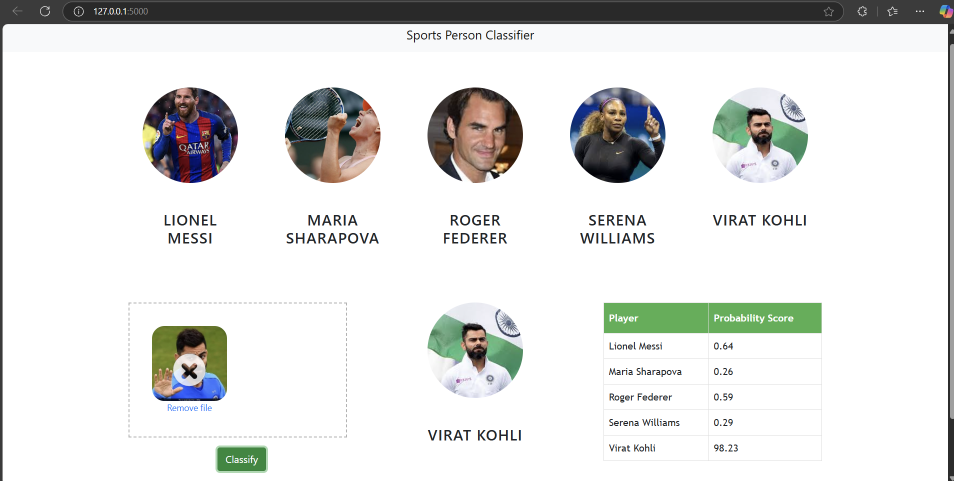
#> input picture Final Result 1.png, 1908 x 962 px, given in place of sharapova1.jpg, which was not available (shown at 1/2 size)
$ jupyter execute --allow-errors sports_celebrity_classification.ipynb   (shell and % lines are left out)
#> lines starting #> are read from the running program, lines starting #| are printed output that depends on the picture; pictures that were not available may be replaced by others from this repository, and a replacement may not be noted
[cell 1]
import numpy as np
import cv2
import matplotlib
from matplotlib import pyplot as plt

[cell 2]
#preprocessing image to detect face qand eyes
import cv2

# Option 1: Double backslashes
img = cv2.imread("C:\\Users\\rakes\\Downloads\\celebrity classification\\test_images\\sharapova1.jpg")
#> img is the input picture: shape (962, 1908, 3); mean B, G, R 223.6, 225.1, 224.1
img.shape
#> Out = (962, 1908, 3)

[cell 3]
plt.imshow(img)

[cell 4]
gray = cv2.cvtColor(img, cv2.COLOR_BGR2GRAY)
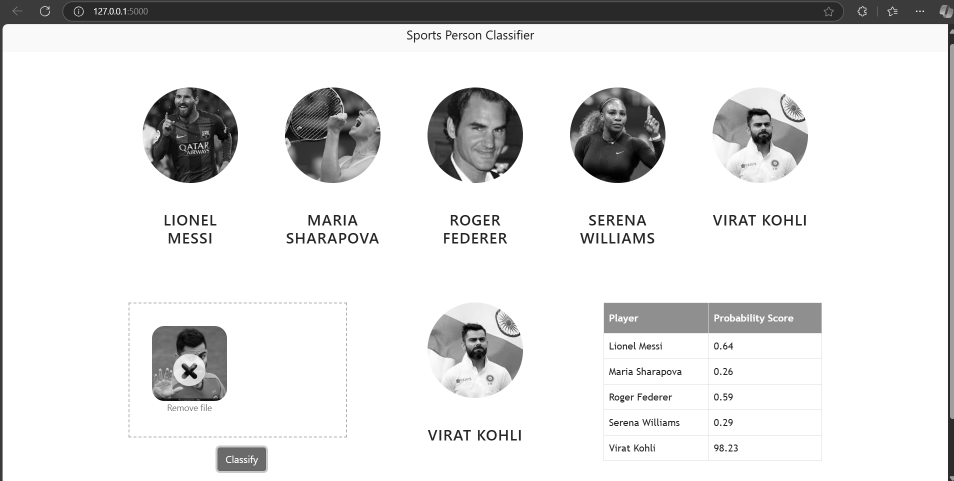
#> gray: shape (962, 1908) (shown at 1/2 size); min 0, max 255, mean 224.6
gray.shape
#> Out = (962, 1908)

[cell 5]
gray

[cell 6]
plt.imshow(gray, cmap='gray')

[cell 7]
import cv2

# Load the cascades with the specified path
face_cascade = cv2.CascadeClassifier(r"C:\Users\rakes\Downloads\celebrity classification\opencv\haarcascades\haarcascade_frontalface_default.xml")
eye_cascade = cv2.CascadeClassifier(r"C:\Users\rakes\Downloads\celebrity classification\opencv\haarcascades\haarcascade_eye.xml")

# Assuming `gray` is a grayscale image of the face
faces = face_cascade.detectMultiScale(gray, 1.3, 5)
#> faces = [[340, 176, 51, 51], [1205, 204, 59, 59], [1499, 230, 52, 52], [928, 660, 55, 55], [920, 213, 112, 112]]

# Output the detected faces
print("Detected faces:", faces)
#| Detected faces: [[ 340  176   51   51]
#|  [1205  204   59   59]
#|  [1499  230   52   52]
#|  [ 928  660   55   55]
#|  [ 920  213  112  112]]

[cell 8]
(x,y,w,h) = faces[0]
#> x = 340; y = 176; w = 51; h = 51
x,y,w,h
#> Out = (340, 176, 51, 51)

[cell 9]
face_img = cv2.rectangle(img,(x,y),(x+w,y+h),(255,0,0),2)
plt.imshow(face_img)

[cell 10]
cv2.destroyAllWindows()
for (x,y,w,h) in faces:
    face_img = cv2.rectangle(img,(x,y),(x+w,y+h),(255,0,0),2)
    roi_gray = gray[y:y+h, x:x+w]
    roi_color = face_img[y:y+h, x:x+w]
    eyes = eye_cascade.detectMultiScale(roi_gray)
    for (ex,ey,ew,eh) in eyes:
        cv2.rectangle(roi_color,(ex,ey),(ex+ew,ey+eh),(0,255,0),2)
#> this loop made 5 passes
#> (x, y, w, h, eyes) on pass 5: (920, 213, 112, 112, [[62, 35, 27, 27]])
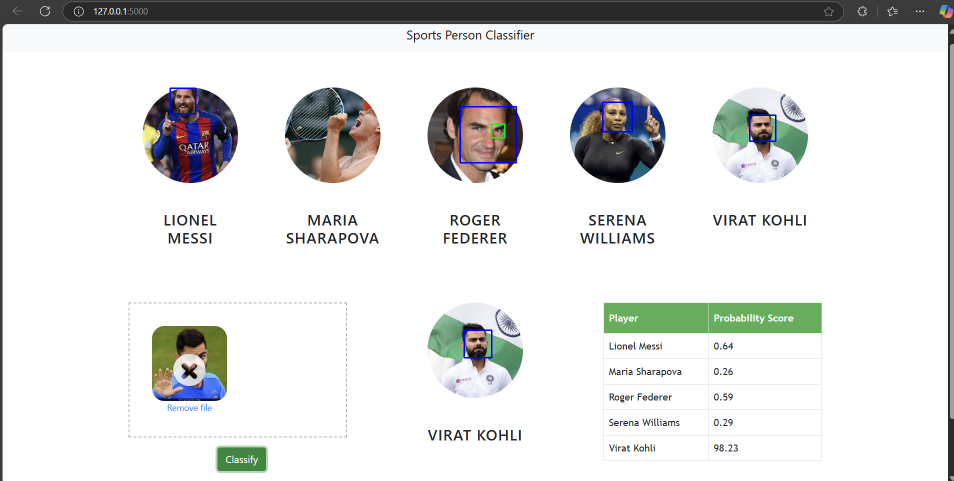
#> img: shape (962, 1908, 3) (shown at 1/2 size); mean B, G, R 223.9, 224.9, 223.9
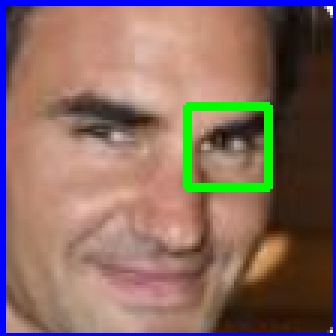
#> roi_color: shape (112, 112, 3) (shown 3 times larger); mean B, G, R 97.1, 106.3, 134.5


plt.figure()
plt.imshow(face_img, cmap='gray')
plt.show()

[cell 11]
#preprocess to crop only facial region
plt.imshow(roi_color, cmap='gray')

[cell 12]
cropped_img = np.array(roi_color)
cropped_img.shape
#> Out = (112, 112, 3)

[cell 13]
#preprocess using wavelet to train the model
import numpy as np
import pywt
import cv2

def w2d(img, mode='haar', level=1):
#> called with mode = 'db1', level = 5
    imArray = img
    #Datatype conversions
    #convert to grayscale
    imArray = cv2.cvtColor( imArray,cv2.COLOR_RGB2GRAY )
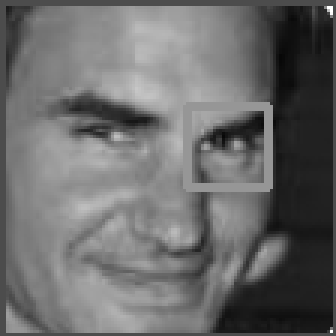
#> imArray: shape (112, 112) (shown 3 times larger); min 7, max 255, mean 106.7
    #convert to float
    imArray =  np.float32(imArray)
    imArray /= 255;
    # compute coefficients
    coeffs=pywt.wavedec2(imArray, mode, level=level)
#> coeffs = 6 items

    #Process Coefficients
    coeffs_H=list(coeffs)
#> coeffs_H = 6 items
    coeffs_H[0] *= 0;

    # reconstruction
    imArray_H=pywt.waverec2(coeffs_H, mode);
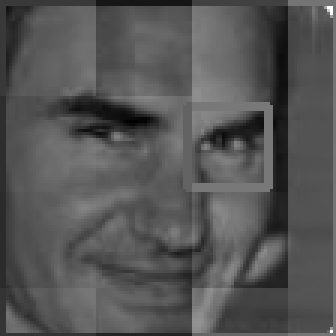
#> imArray_H: shape (112, 112) float32 (shown 3 times larger); min -0.432, max 0.859, mean 6.08e-10; drawn with min black and max white
    imArray_H *= 255;
    imArray_H =  np.uint8(imArray_H)
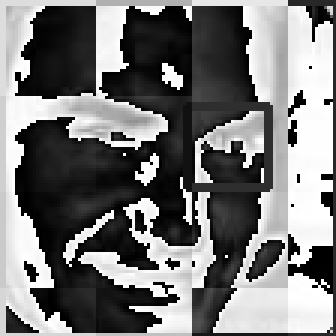
#> imArray_H: shape (112, 112) (shown 3 times larger); min 0, max 255, mean 118.8

    return imArray_H

[cell 14]
im_har = w2d(cropped_img,'db1',5)
plt.imshow(im_har, cmap='gray')

[cell 15]
#preprocess image if eyes>=2 then crop the image with recognization
def get_cropped_image_if_2_eyes(image_path):
    img = cv2.imread(image_path)
    gray = cv2.cvtColor(img, cv2.COLOR_BGR2GRAY)
    faces = face_cascade.detectMultiScale(gray, 1.3, 5)
    for (x,y,w,h) in faces:
        roi_gray = gray[y:y+h, x:x+w]
        roi_color = img[y:y+h, x:x+w]
        eyes = eye_cascade.detectMultiScale(roi_gray)
        if len(eyes) >= 2:
            return roi_color

[cell 16]
original_image = cv2.imread(r'C:\Users\rakes\Downloads\celebrity classification\test_images\sharapova1.jpg')
plt.imshow(original_image)

[cell 17]
cropped_image = get_cropped_image_if_2_eyes(r'C:\Users\rakes\Downloads\celebrity classification\test_images\sharapova1.jpg')
#> (the rest of this cell did not finish here and is left out)

[cell 18]
#if 2 eyes are not visible ignore the image it can't be used to train
org_image_obstructed = cv2.imread(r'C:\Users\rakes\Downloads\celebrity classification\test_images\sharapova2.jpg')
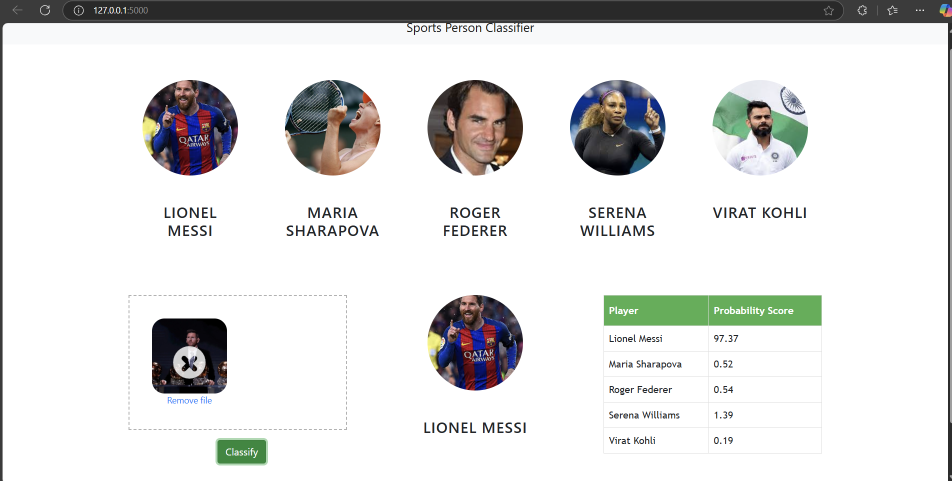
#> input picture Final Result 2.png, 1903 x 961 px, given in place of sharapova2.jpg, which was not available (shown at 1/2 size)
#> org_image_obstructed is the input picture: shape (961, 1903, 3); mean B, G, R 222, 222.8, 222.5
plt.imshow(org_image_obstructed)

[cell 19]
#image will be ignored as none
cropped_image_no_2_eyes = get_cropped_image_if_2_eyes(r'C:\Users\rakes\Downloads\celebrity classification\test_images\sharapova2.jpg')
#> in get_cropped_image_if_2_eyes (call 2), `gray = cv2.cvtColor(img, cv2.COLOR_BGR2GRAY)`:
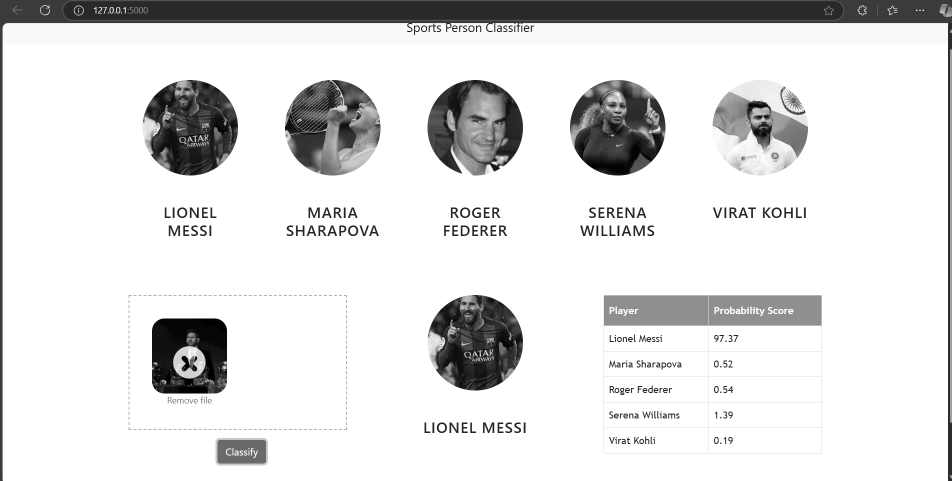
#> gray: shape (961, 1903) (shown at 1/2 size); min 0, max 255, mean 222.6
#> in get_cropped_image_if_2_eyes (call 2), `faces = face_cascade.detectMultiScale(gray, 1.3, 5)`: faces = [[342, 161, 49, 49], [1500, 214, 52, 52], [912, 590, 48, 48], [1205, 189, 59, 59], [918, 199, 115, 115]]
#> the loop in get_cropped_image_if_2_eyes (call 2), `for (x,y,w,h) in faces:` made 5 passes
#> (x, y, w, h, eyes) on pass 5: (918, 199, 115, 115, [[64, 34, 24, 24]])
#> pass 1, in get_cropped_image_if_2_eyes (call 2), `roi_color = img[y:y+h, x:x+w]`:
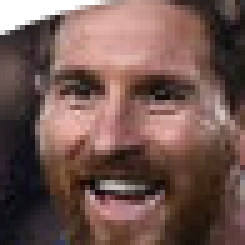
#> roi_color: shape (49, 49, 3) (shown 5 times larger); mean B, G, R 80.7, 86.8, 114.7
#> after the loop in get_cropped_image_if_2_eyes (call 2), `for (x,y,w,h) in faces:`:
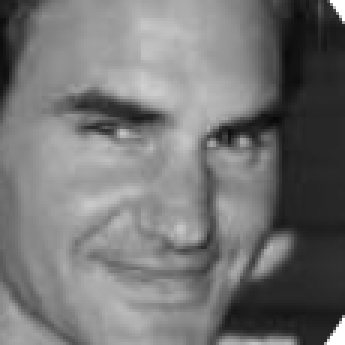
#> roi_gray: shape (115, 115) (shown 3 times larger); min 8, max 255, mean 116.3
cropped_image_no_2_eyes

[cell 20]
# Using raw strings to avoid issues with backslashes
path_to_data = r"C:\Users\rakes\Downloads\celebrity classification\dataset"
path_to_cr_data = r"C:\Users\rakes\Downloads\celebrity classification\dataset\cropped"

[cell 21]
import os
img_dirs = []
for entry in os.scandir(path_to_data):
    if entry.is_dir():
        img_dirs.append(entry.path)

[cell 22]
img_dirs

[cell 23]
#evaluate all the images from dataset and now store cropped images
import shutil
if os.path.exists(path_to_cr_data):
     shutil.rmtree(path_to_cr_data)
os.mkdir(path_to_cr_data)

[cell 24]
import os
import cv2

cropped_image_dirs = []
celebrity_file_names_dict = {}

for img_dir in img_dirs:
    count = 1
    celebrity_name = os.path.basename(img_dir)  # Gets the last part of the path as the celebrity name
    celebrity_file_names_dict[celebrity_name] = []

    for entry in os.scandir(img_dir):
        if entry.is_file():
            roi_color = get_cropped_image_if_2_eyes(entry.path)  # Assuming this function processes the image
            if roi_color is not None:
                cropped_folder = os.path.join(path_to_cr_data, celebrity_name)
                if not os.path.exists(cropped_folder):
                    os.makedirs(cropped_folder)
                    cropped_image_dirs.append(cropped_folder)
                    print("Generating cropped images in folder:", cropped_folder)

                # Construct file name and path safely
                cropped_file_name = f"{celebrity_name}{count}.png"
                cropped_file_path = os.path.join(cropped_folder, cropped_file_name)

                cv2.imwrite(cropped_file_path, roi_color)
                celebrity_file_names_dict[celebrity_name].append(cropped_file_path)
                count += 1

[cell 25]
#manually check images and delete the cropped images if it is odd
celebrity_file_names_dict = {}
for img_dir in cropped_image_dirs:
    celebrity_name = img_dir.split('/')[-1]
    file_list = []
    for entry in os.scandir(img_dir):
        file_list.append(entry.path)
    celebrity_file_names_dict[celebrity_name] = file_list
celebrity_file_names_dict

[cell 26]
class_dict = {}
count = 0
for celebrity_name in celebrity_file_names_dict.keys():
    class_dict[celebrity_name] = count
    count = count + 1
class_dict
